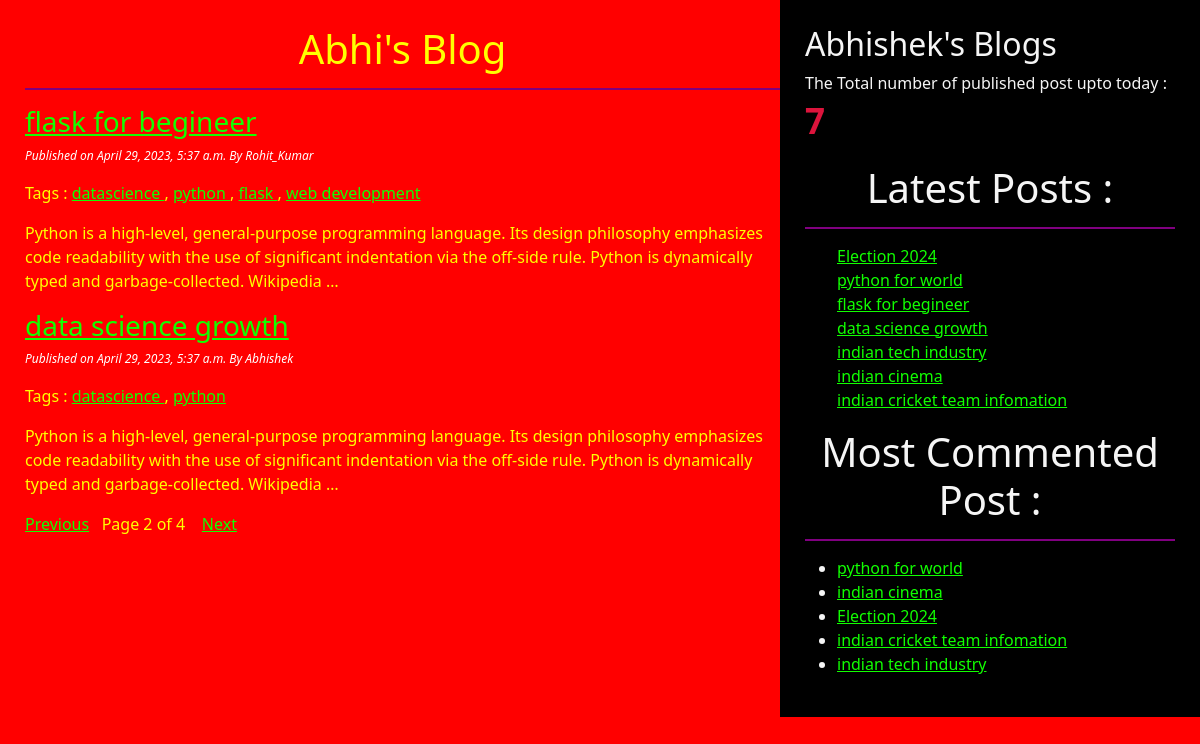
Screenshot of /?page=2 with the database file from the repository.
### testapp/models.py (models this page shows, shortened)
class Post(models.Model):
    STATUS_CHOICE = (('draft',"Draft"),('published','Published'))
    title = models.CharField(max_length=256)
    slug = models.SlugField(max_length=264,unique_for_date='publish')
    author = models.ForeignKey(User,related_name='blog_post',on_delete=models.CASCADE)
    body = models.TextField()
    publish = models.DateTimeField(default=timezone.now)
    created = models.DateTimeField(auto_now_add=True)
    updated = models.DateTimeField(auto_now=True)
    status = models.CharField(max_length=10,choices=STATUS_CHOICE,default='draft')
    objects = CustomManager()
    tags = TaggableManager()
    class Meta:
        ordering = ('-publish',)
    def get_absolute_url(self):
        return reverse("post_detail", args=[self.publish.year,self.publish.strftime('%m'),self.publish.strftime('%d'),self.slug])

### testapp/views.py (the view)
# urls.py: path('', views.post_list_view),
def post_list_view(request,tag_slug=None):
    post_list = Post.objects.all()
    tag=None
    if tag_slug:
        tag = get_object_or_404(Tag,slug=tag_slug)
        post_list = post_list.filter(tags__in=[tag])
    paginator =Paginator(post_list,2)
    page_number = request.GET.get('page')
    try:
        post_list = paginator.page(page_number)
    except PageNotAnInteger:
        post_list = paginator.page(1)
    except EmptyPage:
        post_list = paginator.page(paginator.num_pages)
    return render(request,'testapp/post_list.html',{'post_list':post_list,'tag':tag})

### testapp/models.py (called while the page is built)
    def get_queryset(self):
        return super().get_queryset().filter(status='published')

### testapp/templatetags/testapp_tags.py (called while the page is built)
@register.simple_tag
def total_posts():
    return Post.objects.count()

@register.inclusion_tag('testapp/latest_posts123.html')
def show_latest_post(count=4):
    latest_post = Post.objects.order_by('-publish')[:count]
    return {'latest_post':latest_post}

@register.simple_tag
def get_most_commented_post(count=5):
    return Post.objects.annotate(total_comments=Count('comments')).order_by('-total_comments')[:count]

### templates/testapp/post_list.html (shortened to what this page needs)
<!DOCTYPE html>
{% extends 'testapp/base.html' %}
        {% block body_block %}
            <h1>Abhi's Blog</h1>
            {% for post in post_list %}
                <a href="{{post.get_absolute_url}}"><h3>{{post.title}}</h3></a>
                <p id='date'> Published on {{post.publish}} By {{post.author | title}} </p>
                <p>Tags :
                    {% for tag in post.tags.all  %}
                        <a href="{% url 'post_list_by_tag_name' tag.slug %}"> {{tag.name}} </a>
                        {% if not forloop.last %} , {% endif %}
                    {% endfor %}
                </p>
                {{post.body|truncatewords:30|linebreaks}}
            {% endfor %}
            {% include 'testapp/pagination.html' with page=post_list %}
        {% endblock  %}

### templates/testapp/base.html (shortened to what this page needs)
<!DOCTYPE html>
{% load testapp_tags %}
{% load static %}
<html lang="en">
<head>
    <link href="https://cdn.jsdelivr.net/npm/bootstrap@5.1.3/dist/css/bootstrap.min.css" rel="stylesheet">
    <link rel="stylesheet" href="{% static 'css/blog.css' %}">
</head>
<body>
    <div class="content">
        {% block body_block %}
        {% endblock  %}
    </div>
    <div class="sidebar">
        <h2>Abhishek's Blogs</h2>
        <p>The Total number of published post upto today : <span id='pcount'>{% total_posts %}</span></p>
        <h1>Latest Posts :</h1> {% show_latest_post 50 %}
        <h1>Most Commented Post :</h1>
        {% get_most_commented_post as most_commented_post %}
         <ul>
            {% for post in most_commented_post %}
            <li> <a href="{{post.get_absolute_url}}">{{post.title}}</a> </li>
            {% endfor %}
        </ul>
    </div>
</body>
</html>

### templates/testapp/latest_posts123.html (shortened to what this page needs)
<ul>
    {% for post in latest_post %}
        <a href="{{post.get_absolute_url}}"> {{post.title}} </a> <br>
    {% endfor %}
</ul>

### static/css/blog.css (style rules this page uses)
.content { width: 65%; float: left; padding: 25px 0 0 25px; background-color: red; color: yellow; height: 100%; }
.sidebar { width: 35%; float: right; padding: 25px; background-color: black; color: whitesmoke; height: 100%; }
h1 { text-align: center; border-bottom: 2px solid purple; margin-bottom: 15px; padding-bottom: 15px; }
#date { color: white; font-size: 12px; font-style: italic; }
a { color: rgb(17, 255, 0); }
body { background-color: red; }
#pcount { font-size: 35px; font-weight: 900; color: crimson; }

### rows the page displays
Post: title "flask for begineer", publish "April 29, 2023, 5:37 a.m.", author "Rohit_Kumar", body "Python is a high-level, general-purpose programming language. Its design philosophy emphasizes code readability with the use of significant indentation via the off-side rule. Python is dynamically typed and garbage-collected. Wikipedia …"
Tag: name "datascience"
Tag: name "python"
Tag: name "flask"
Tag: name "web development"
Post: title "data science growth", publish "April 29, 2023, 5:37 a.m.", author "Abhishek", body "Python is a high-level, general-purpose programming language. Its design philosophy emphasizes code readability with the use of significant indentation via the off-side rule. Python is dynamically typed and garbage-collected. Wikipedia …"
Post: title "Election 2024"
Post: title "python for world"
Post: title "indian tech industry"
Post: title "indian cinema"
Post: title "indian cricket team infomation"

### other values shown
{{ page.number }} "2"
{{ page.paginator.num_pages }} "4"
